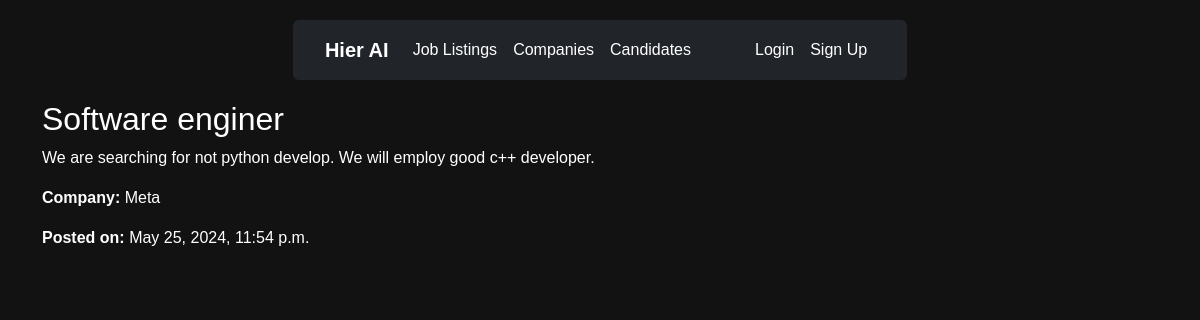
Page /jobpostings/1/ on the committed database.
### main/models.py (models this page shows, shortened)
class JobPosting(models.Model):
    company = models.ForeignKey(Company, on_delete=models.CASCADE, related_name='job_postings')
    title = models.CharField(max_length=255)
    description = models.TextField()
    created_at = models.DateTimeField(auto_now_add=True)
    updated_at = models.DateTimeField(auto_now=True)

class Company(models.Model):
    name = models.CharField(max_length=255)
    description = models.TextField()
    user = models.OneToOneField(CustomUser, on_delete=models.CASCADE)  # Связь с пользователями
    culture_values = models.TextField(null=True, blank=True)
    website = models.URLField(null=True, blank=True)
    social_media_links = models.JSONField(null=True, blank=True, default=dict)  # Ссылки на соцсети
    created_at = models.DateTimeField(auto_now_add=True)
    updated_at = models.DateTimeField(auto_now=True)

### main/views.py (the view)
# urls.py: path('jobpostings/<int:pk>/', JobPostingDetailView.as_view(), name='jobposting-detail'),
class JobPostingDetailView(DetailView):
    model = JobPosting
    template_name = 'jobposting/jobposting_detail.html'
    context_object_name = 'job_posting'

### main/templates/jobposting/jobposting_detail.html (shortened to what this page needs)
{% extends 'layouts/navbar.html' %}
{% load bootstrap5 %}
{% block content %}
  <h2>{{ job_posting.title }}</h2>
  <p>{{ job_posting.description }}</p>
  <p><strong>Company:</strong> {{ job_posting.company.name }}</p>
  <p><strong>Posted on:</strong> {{ job_posting.created_at }}</p>
{% endblock %}

### static/css/styles.css (style rules this page uses)
body { font-family: Arial, sans-serif; }
h1, h2, h3, h4, h5, h6 { color: #fff; }

### main/templates/layouts/navbar.html (style rules this page uses)
body { background-color: #121212; color: #ffffff; font-family: Arial, sans-serif; text-align: center; }

### rows in the picture
JobPosting: title "Software enginer", description "We are searching for not python develop. We will employ good c++ developer.", company.name "Meta", created_at "May 25, 2024, 11:54 p.m."
